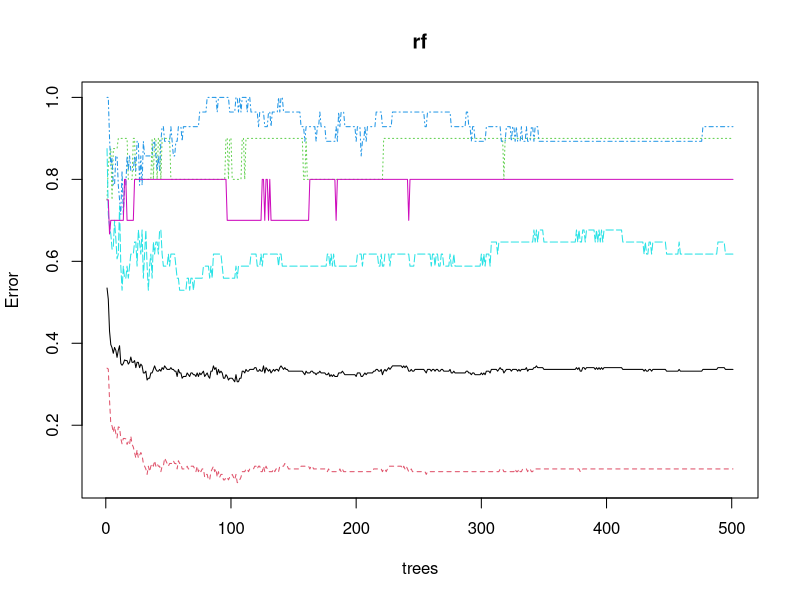

Write R code to recreate this figure.
## ---- chunk 1
knitr::opts_chunk$set(echo = FALSE)
## ---- chunk 2
library(tidyverse)
library(randomForest)
## ---- chunk 3
data <- read.csv("./data/observations-9.19.21.csv")
## ---- chunk 4
gps <- data[c(1,22,23)]
gps <- rename(gps,lat = latitude) %>% `colnames<-`(c("ID2","lat","long")) %>% mutate(el = ".")
write.csv(gps,file="./data/gps.csv")
## ---- chunk 5
lastdecade <- read.csv("./data/gps_Decade_2011_2020MSY.csv")
lastdecade <- rename(lastdecade, id = ID2)
## ---- chunk 6
combined <- left_join(data,lastdecade,by="id")  %>% filter(MAP >0,na.rm=TRUE)
## ---- chunk 7
topo <- read.csv("./data/gps plus DEM and TOPO data.csv")
topo <- rename(topo, id = ID2)
## ---- chunk 8
combined2 <- left_join(combined,topo,by="id")
## ---- chunk 9
combined2$field.tree.canopy.symptoms[combined2$field.tree.canopy.symptoms=="Multiple Symptoms"] <-"Multiple Symptoms (please list in Notes)"
combined2$field.tree.canopy.symptoms[combined2$field.tree.canopy.symptoms=="multiple symptoms"] <-"Multiple Symptoms (please list in Notes)"
combined2$field.tree.canopy.symptoms[combined2$field.tree.canopy.symptoms=="thinning foliage"] <-"Thinning Canopy"
combined2$field.tree.canopy.symptoms[combined2$field.tree.canopy.symptoms=="healthy"] <-"Healthy"
combined2$field.tree.canopy.symptoms[combined2$field.tree.canopy.symptoms=="dead top"] <-"Old Dead Top (needles already gone)"
combined2 <- combined2 %>% droplevels()
combined2$field.tree.canopy.symptoms <- as.factor(combined2$field.tree.canopy.symptoms)
levels(combined2$field.tree.canopy.symptoms)
## ---- chunk 10
combined2$field.number.of.additional.unhealthy.trees..of.same.species..in.area..within.sight.[combined2$field.number.of.additional.unhealthy.trees..of.same.species..in.area..within.sight.=="4"] <- "4-6"
combined2$field.number.of.additional.unhealthy.trees..of.same.species..in.area..within.sight.[combined2$field.number.of.additional.unhealthy.trees..of.same.species..in.area..within.sight.=="5"] <- "4-6"
combined2$field.number.of.additional.unhealthy.trees..of.same.species..in.area..within.sight.[combined2$field.number.of.additional.unhealthy.trees..of.same.species..in.area..within.sight.=="2"] <- "2-3"
combined2 <- combined2 %>% droplevels()
combined2$field.number.of.additional.unhealthy.trees..of.same.species..in.area..within.sight. <- as.factor(combined2$field.number.of.additional.unhealthy.trees..of.same.species..in.area..within.sight.)
levels(combined2$field.number.of.additional.unhealthy.trees..of.same.species..in.area..within.sight.)
## ---- chunk 11
combined2$field.optional...tree.size[combined2$field.optional...tree.size == "Large"] <- "Large (too big to wrap arms around trunk)"
combined2$field.optional...tree.size[combined2$field.optional...tree.size == "Medium"] <- "Medium (can wrap arms around trunk)"
combined2$field.optional...tree.size[combined2$field.optional...tree.size == "Small"] <- "Small (can wrap hands around trunk)"
combined2$field.optional...tree.size[combined2$field.optional...tree.size == "Very Large"] <- "Very Large (would take many people to wrap arms around trunk)"
combined2 <- combined2 %>% droplevels()
combined2$field.optional...tree.size <- as.factor(combined2$field.optional...tree.size)
levels(combined2$field.optional...tree.size)
## ---- chunk 12
filtered.symptoms <- combined2  %>% filter(field.tree.canopy.symptoms=="Healthy"|field.tree.canopy.symptoms=="Thinning Canopy"|field.tree.canopy.symptoms=="New Dead Top (red or brown needles still attached)"|field.tree.canopy.symptoms=="Old Dead Top (needles already gone)"|field.tree.canopy.symptoms=="Tree is dead") %>% droplevels()
levels(filtered.symptoms$field.tree.canopy.symptoms)
## ---- chunk 13
filtered.symptoms <- filtered.symptoms[c(45:341)]
names(filtered.symptoms)
## ---- chunk 14

## ---- chunk 15
rf <- randomForest(field.tree.canopy.symptoms ~.,filtered.symptoms,mtry=4,ntree=501,importance=TRUE,na.action=na.omit)
## ---- chunk 16
rf
## ---- chunk 17
plot(rf)
